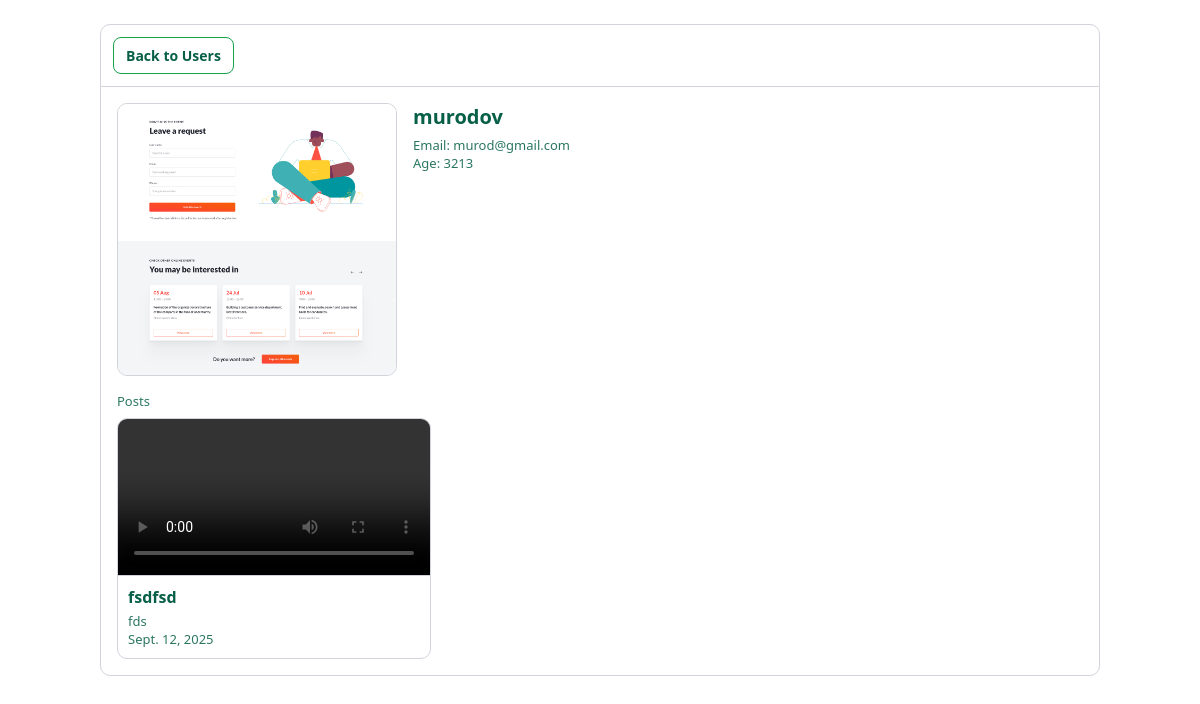
Screenshot of /users/3/ with the database file from the repository.
### myapp/models.py (models this page shows, shortened)
class User(models.Model):
    first_name = models.CharField(max_length=50)
    last_name = models.CharField(max_length=50)
    email = models.CharField(max_length=50)
    age=models.IntegerField()
    image = models.ImageField(upload_to='images')

class Post(models.Model):
    title=models.CharField( max_length=50)
    description=models.CharField( max_length=250)
    created_at=models.DateField( auto_now_add=True)
    user_id=models.ForeignKey(User,on_delete=models.CASCADE)
    video = models.FileField(upload_to='videos')

### myapp/views.py (the view)
# urls.py: path('users/<int:id>/', user_get_by_id, name='usergetbyid'),
def user_get_by_id(request, id):
    users = get_object_or_404(User, id=id)
    posts = Post.objects.filter(user_id=users)
    return render(request, 'user_by_id.html', {'users': users, 'posts': posts})

### myapp/templates/user_by_id.html (shortened to what this page needs)
<!DOCTYPE html>
<html lang="en">
<head>
</head>
<body>
  <div class="wrap">
    <div class="top">
      <a class="btn" href="{% url 'list-user' %}">Back to Users</a>
    </div>
    <div class="content">
      <div class="avatar">
        {% if users.image %}
          <img src="{{ users.image.url }}" alt="{{ users.first_name }}">
        {% endif %}
      </div>
      <div>
        <h1 class="title">{{ users.first_name }} {{ usesr.last_name }}</h1>
        <div class="meta">Email: {{ users.email }}</div>
        <div class="meta">Age: {{ users.age }}</div>
      </div>
    </div>
    <div class="posts">
      <div class="meta" style="margin:0 0 8px">Posts</div>
      <div class="list">
        {% for post in posts %}
        <div class="card">
          <div class="video">
            <video controls>
              <source src="{{ post.video.url }}" type="video/mp4">
            </video>
          </div>
          <div class="body">
            <div class="post-title">{{ post.title }}</div>
            <div class="meta">{{ post.description }}</div>
            <div class="meta">{{ post.created_at }}</div>
          </div>
        </div>
        {% empty %}
        <div class="meta">У пользователя нету видео.</div>
        {% endfor %}
      </div>
    </div>
  </div>
</body>
</html>

### myapp/templates/user_by_id.html (style rules this page uses)
* { box-sizing:border-box }
body { margin:0;background:#ffffff;color:#0a0a0a;font-family:system-ui,-apple-system,Segoe UI,Roboto,Ubuntu,Cantarell,Noto Sans,Arial }
.wrap { width:92%;max-width:1000px;margin:24px auto;background:#ffffff;border:1px solid #d1d5db;border-radius:10px }
.top { display:flex;gap:10px;padding:12px;border-bottom:1px solid #d1d5db }
.btn { appearance:none;border:1px solid #16a34a;background:#ffffff;color:#065f46;padding:8px 12px;border-radius:8px;text-decoration:none;font-weight:600;cursor:pointer;font-size:14px }
.content { display:grid;grid-template-columns:280px 1fr;gap:16px;padding:16px }
.avatar img { width:100%;display:block;border-radius:10px;border:1px solid #d1d5db }
.title { font-size:20px;font-weight:700;color:#065f46;margin:0 0 6px }
.meta { color:#065f46;font-size:13px;opacity:.85 }
.posts { padding:0 16px 16px }
.list { display:grid;grid-template-columns:repeat(auto-fill,minmax(260px,1fr));gap:12px }
.card { background:#ffffff;border:1px solid #d1d5db;border-radius:10px;overflow:hidden }
.video video { width:100%;display:block;border-bottom:1px solid #d1d5db }
.body { padding:10px }
.post-title { font-weight:700;color:#065f46;margin:0 0 4px }

### rows the page displays
User: image (picture), first_name "murodov", email "murod@gmail.com", age "3213"
Post: title "fsdfsd", description "fds", created_at "Sept. 12, 2025"
